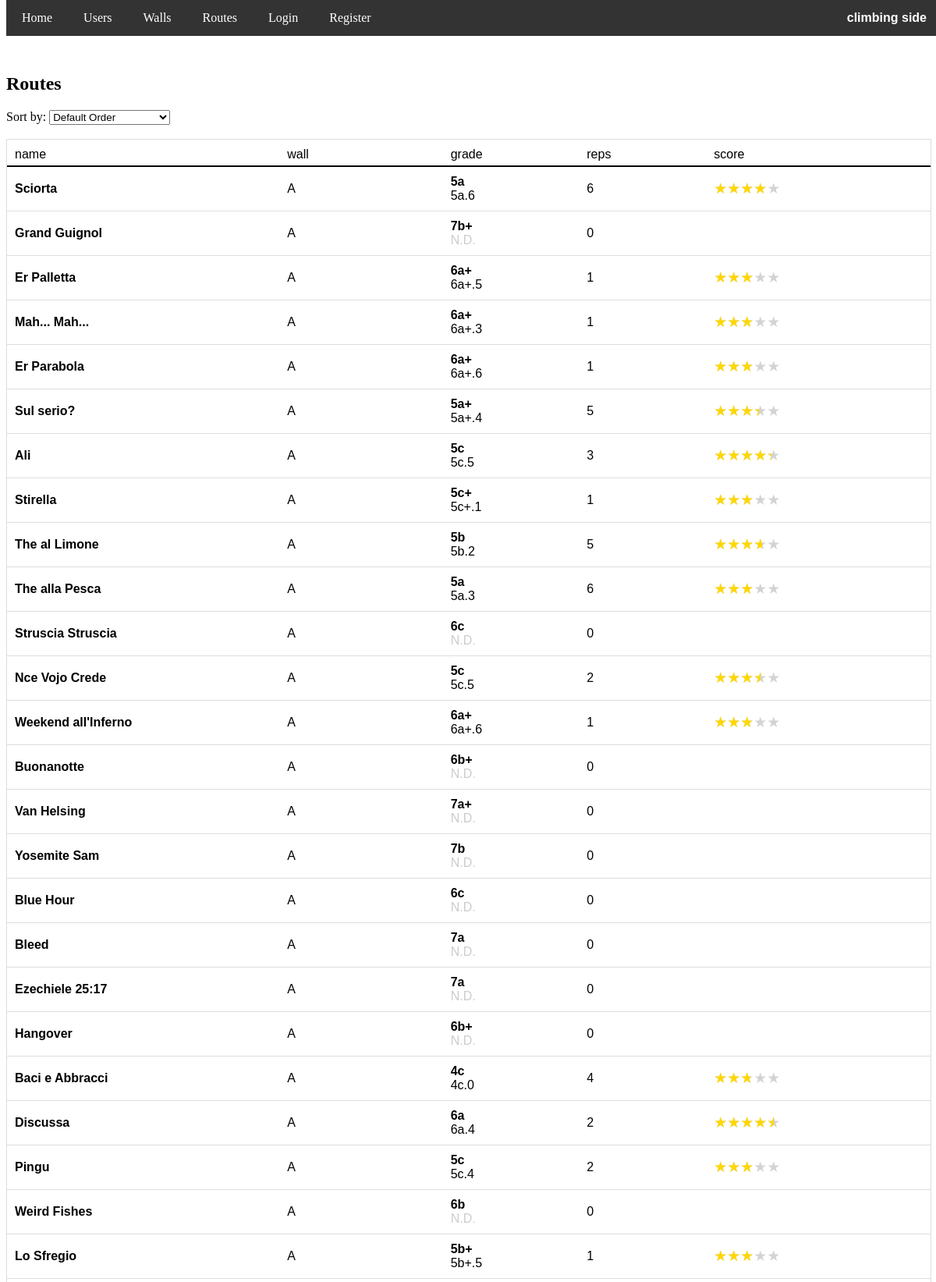
/routes (upper part), run on the app's committed database.
### app/models.py (models this page shows, shortened)
class Route(db.Model):
    id = db.Column(db.Integer, primary_key=True)
    name = db.Column(db.String(100), nullable=False)
    grade = db.Column(db.String(3), nullable=False)
    wall_id = db.Column(db.Integer, db.ForeignKey('wall.id'), nullable=False)
    image_file = db.Column(db.String(255), nullable=True)

### app/routes.py (the view)
@routes.route('/routes')
def routes_list():
    sort_order = request.args.get('sort', 'default')
    base_query = db.session.query(
        Route,
        func.count(user_route.c.route_id).label('repetitions'),
        func.coalesce(func.avg(user_route.c.score), 0).label('avg_score'),
        func.coalesce(func.avg(user_route.c.proposed_grade), -1).label('avg_proposed_grade')
    ).outerjoin(user_route, Route.id == user_route.c.route_id) \
     .group_by(Route.id)
    if sort_order == 'asc':
        routes = base_query.order_by(Route.grade).all()
    elif sort_order == 'desc':
        routes = base_query.order_by(desc(Route.grade)).all()
    elif sort_order == 'repetitions':
        routes = base_query.order_by(func.count(user_route.c.route_id).desc()).all()
    elif sort_order == 'avg_score':
        routes = base_query.order_by(func.coalesce(func.avg(user_route.c.score), 0).desc()).all()
    elif sort_order == 'alph':
        routes = base_query.order_by(func.lower(Route.name)).all()
    else:
        routes = base_query.order_by(Route.id).all()
    routes_list = []
    for route, repetitions, avg_score, avg_proposed_grade in routes:
        user_has_done = False
        if current_user.is_authenticated:
            user_has_done = db.session.query(user_route).filter_by(
                user_id=current_user.id,
                route_id=route.id
            ).count() > 0
        route_data = {
            'id': route.id,
            'name': route.name,
            'wall_id': route.wall_id,
            'wall': route.wall.name,
            'grade': route.grade,
            'repetitions': repetitions,
            'avg_score': avg_score,
            'avg_proposed_grade': display_grade_backend(avg_proposed_grade),
            'done': user_has_done
        }
        routes_list.append(route_data)
    allroutes = Route.query.all()
    nroutes=len(allroutes)
    grades = [route.grade for route in allroutes]
    french_grades = [
    "4a", "4a+", "4b", "4b+", "4c", "4c+",
    "5a", "5a+", "5b", "5b+", "5c", "5c+",
    "6a", "6a+", "6b", "6b+", "6c", "6c+",
    "7a", "7a+", "7b", "7b+", "7c", "7c+",
    "8a", "8a+", "8b", "8b+", "8c", "8c+",
    "9a", "9a+", "9b", "9b+", "9c"
    ]
    grade_frequencies = dict(Counter(grades))
    grade_distribution = {grade: grade_frequencies.get(grade, 0) for grade in french_grades}
    return render_template('routes/routes_list.html', routes=routes_list, sort_order=sort_order, grade_distribution=grade_distribution, nroutes=nroutes)

### app/templates/routes/routes_list.html (shortened to what this page needs)
<!DOCTYPE html>
<html lang="en">
<head>
    <link rel="stylesheet" href="{{ url_for('static', filename='styles.css') }}">
</head>
<body>
    {% if current_user.is_authenticated %}
        <div class="navbar" id="myNavbar">
            <span class="navbar-right"><b>climbing side</b></span>
            <a href="{{ url_for('home.homepage') }}">Home</a>
            <a href="{{ url_for('users.users_list') }}">Users</a>
            <a href="{{ url_for('routes.walls_list') }}">Walls</a>
            <a href="{{ url_for('routes.routes_list') }}">Routes</a>
            <a href="{{ url_for('users.user_page', user_id=current_user.id) }}">Profile</a>
            <a href="{{ url_for('users.logout') }}" onclick="return confirmLogout()" >Logout</a>
            <a href="javascript:void(0);" class="icon" onclick="toggleMenu()">&#9776;</a>
        </div>
    {% else %}
        <div class="navbar" id="myNavbar">
            <span class="navbar-right"><b>climbing side</b></span>
            <a href="{{ url_for('home.homepage') }}">Home</a>
            <a href="{{ url_for('users.users_list') }}">Users</a>
            <a href="{{ url_for('routes.walls_list') }}">Walls</a>
            <a href="{{ url_for('routes.routes_list') }}">Routes</a>
            <a href="{{ url_for('users.login') }}" >Login</a>
            <a href="{{ url_for('users.register') }}" >Register</a>
        </div>
    {% endif %}
    <br>
    <br>
    <div class="content">
    <h2>Routes</h2>
    <div>
        <label for="sort">Sort by:</label>
        <select id="sort" name="sort" onchange="window.location.href = '?sort=' + this.value;">
            <option value="default" {% if sort_order == 'default' %}selected{% endif %}>Default Order</option>
        </select>
    </div>
    <br>
    {% if routes %}
        <div class="table" style="font-family: Verdana, sans-serif;">
            <div class="row" style="border-bottom: 2px solid black; padding-bottom: 5px;">
                <span style="flex-basis: 28%;"> name </span>
                <span style="flex-basis: 2%;"> </span>
                <span style="flex-basis: 18%;"> wall </span>
                <span style="flex-basis: 15%;"> grade </span>
                <span style="flex-basis: 14%;"> reps </span>
                <span style="flex-basis: 23%;"> score </span>
            </div>
            {% for route in routes %}
                <div class="row" style = "display: flex; align-items: center; {% if route.done %} background-color: rgba(255, 240, 0, 0.4); {% endif %} ">
                    <a href="{{ url_for('routes.route_page', route_id=route.id) }}" class="link6" style="flex-basis: 28%; overflow-wrap: anywhere; word-break: normal;"><strong>{{ route.name }} </strong></a>
                    <a href="{{ url_for('routes.wall_page', wall_id=route.wall_id) }}" class="link6" style="flex-basis: 18%; font-weight: normal;">{{ route.wall }} </a>
                    <span style="flex-basis: 15%;"> <strong>{{ route.grade }}</strong> <br> <normal style="color: {{ '#ccc' if route.avg_proposed_grade=='N.D.' else 'black' }};">{{ route.avg_proposed_grade }}</normal> </span>
                    <span style="flex-basis: 14%;"> {{ route.repetitions }} </span>
                    {% if route.avg_score != 0 %}
                        <span style="flex-basis: 23%;"> <span id="{{ route.id}}" class="star-container" style="--filled-star-width: {{route.avg_score *100/5}}%">★★★★★</span> </span>
                    {% else %}
                        <span style="flex-basis: 23%;"> </span>
                    {% endif %}
                </div>
            {% endfor %}
        </div>
    {% else %}
        <p>No Routes found.</p>
    {% endif %}
    <br>
    <br>
    <br>
    <br>
    <br>
    <br>
    <br>
    <br>
    <br>
    <br>
    <br>
    </div>
</body>
</html>

### app/static/styles.css (style rules this page uses)
.link6 { color: black; font-weight: bold; text-decoration: none; }
.navbar { background-color: #333; overflow: hidden; position: fixed; top: 0; width: 100%; z-index: 9999; }
.navbar a { float: left; display: block; color: white; text-align: center; padding: 14px 20px; text-decoration: none; }
.navbar-right { float: right; color: white; padding: 14px 20px; text-align: center; font-family: Verdana, sans-serif; }
.content { padding-top: 30px; }
.star-container { position: relative; display: inline-block; font-size: 19px; color: lightgray; }
.star-container::before { content: '★★★★★'; position: absolute; top: 0; left: 0; width: var(--filled-star-width, 0%); color: gold; overflow: hidden; }

### app/templates/routes/routes_list.html (style rules this page uses)
.table { display: flex; flex-direction: column; width: 100%; border: 1px solid #ddd; }
.row { display: flex; padding: 10px; border-bottom: 1px solid #ddd; }
.row a { flex-basis: 25%; }
.row span { flex-basis: 20%; text-align: left; }

### data on the page
Route: name "Sciorta", wall "A", grade "5a", avg_proposed_grade "5a.6", repetitions "6", {{ route.avg_score *100/5 }} 80.0 (drawn)
Route: name "Grand Guignol", wall "A", grade "7b+", avg_proposed_grade "N.D.", repetitions "0"
Route: name "Er Palletta", wall "A", grade "6a+", avg_proposed_grade "6a+.5", repetitions "1", {{ route.avg_score *100/5 }} 60.0 (drawn)
Route: name "Mah... Mah...", wall "A", grade "6a+", avg_proposed_grade "6a+.3", repetitions "1", {{ route.avg_score *100/5 }} 60.0 (drawn)
Route: name "Er Parabola", wall "A", grade "6a+", avg_proposed_grade "6a+.6", repetitions "1", {{ route.avg_score *100/5 }} 60.0 (drawn)
Route: name "Sul serio?", wall "A", grade "5a+", avg_proposed_grade "5a+.4", repetitions "5", {{ route.id }} 6 (drawn)
Route: name "Ali", wall "A", grade "5c", avg_proposed_grade "5c.5", repetitions "3", {{ route.avg_score *100/5 }} 86.66666666666666 (drawn)
Route: name "Stirella", wall "A", grade "5c+", avg_proposed_grade "5c+.1", repetitions "1", {{ route.avg_score *100/5 }} 60.0 (drawn)
Route: name "The al Limone", wall "A", grade "5b", avg_proposed_grade "5b.2", repetitions "5", {{ route.avg_score *100/5 }} 72.0 (drawn)
Route: name "The alla Pesca", wall "A", grade "5a", avg_proposed_grade "5a.3", repetitions "6", {{ route.avg_score *100/5 }} 60.0 (drawn)
Route: name "Struscia Struscia", wall "A", grade "6c", avg_proposed_grade "N.D.", repetitions "0"
Route: name "Nce Vojo Crede", wall "A", grade "5c", avg_proposed_grade "5c.5", repetitions "2", {{ route.avg_score *100/5 }} 70.0 (drawn)
Route: name "Weekend all'Inferno", wall "A", grade "6a+", avg_proposed_grade "6a+.6", repetitions "1", {{ route.avg_score *100/5 }} 60.0 (drawn)
Route: name "Buonanotte", wall "A", grade "6b+", avg_proposed_grade "N.D.", repetitions "0"
Route: name "Van Helsing", wall "A", grade "7a+", avg_proposed_grade "N.D.", repetitions "0"
Route: name "Yosemite Sam", wall "A", grade "7b", avg_proposed_grade "N.D.", repetitions "0"
Route: name "Blue Hour", wall "A", grade "6c", avg_proposed_grade "N.D.", repetitions "0"
Route: name "Bleed", wall "A", grade "7a", avg_proposed_grade "N.D.", repetitions "0"
Route: name "Ezechiele 25:17", wall "A", grade "7a", avg_proposed_grade "N.D.", repetitions "0"
Route: name "Hangover", wall "A", grade "6b+", avg_proposed_grade "N.D.", repetitions "0"
Route: name "Baci e Abbracci", wall "A", grade "4c", avg_proposed_grade "4c.0", repetitions "4", {{ route.avg_score *100/5 }} 55.0 (drawn)
Route: name "Discussa", wall "A", grade "6a", avg_proposed_grade "6a.4", repetitions "2", {{ route.avg_score *100/5 }} 90.0 (drawn)
Route: name "Pingu", wall "A", grade "5c", avg_proposed_grade "5c.4", repetitions "2", {{ route.avg_score *100/5 }} 60.0 (drawn)
Route: name "Weird Fishes", wall "A", grade "6b", avg_proposed_grade "N.D.", repetitions "0"
Route: name "Lo Sfregio", wall "A", grade "5b+", avg_proposed_grade "5b+.5", repetitions "1", {{ route.avg_score *100/5 }} 60.0 (drawn)
